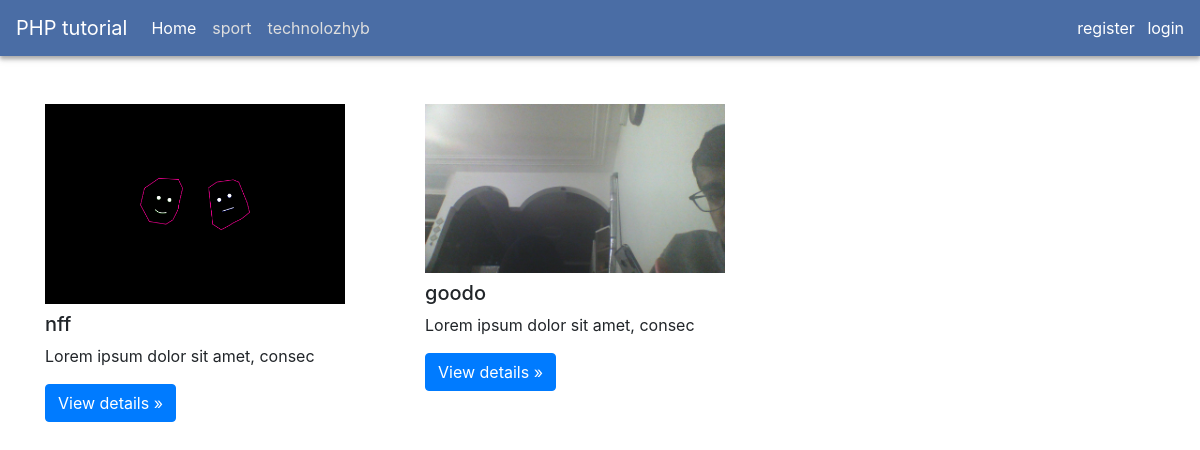
The page / on the database its author committed.
### tables this page shows
CREATE TABLE `categories` (
  `id` int(11) NOT NULL,
  `name` varchar(191) NOT NULL,
  `status` tinyint(4) NOT NULL DEFAULT '1',
  `updated_at` datetime DEFAULT NULL,
  `created_at` datetime NOT NULL
);

CREATE TABLE `posts` (
  `id` int(11) NOT NULL,
  `title` varchar(255) NOT NULL,
  `body` text NOT NULL,
  `category_id` int(11) NOT NULL,
  `image` varchar(191) DEFAULT NULL,
  `status` tinyint(4) NOT NULL DEFAULT '1',
  `updated_at` datetime DEFAULT NULL,
  `created_at` datetime NOT NULL
);

### functions/helpers.php (called while the page is built, shortened)
<?php
function url($url){
    return  trim(BASE_URL , '/ ') . '/' . trim($url , '/ ');
}
function asset($file){
    return  trim(BASE_URL , '/ ') . '/' . trim($file , '/ ');
}

### index.php (the view, shortened to what this page needs)
<?php require_once  'functions/helpers.php' ?>
<?php require_once  'functions/pdo_connection.php';
?>
<!DOCTYPE html>
<html lang="en">
<head>
    <?php require_once  'layouts/header.php'?>
</head>
<body>
<section id="app">
    <?php require_once "layouts/top-nav.php"?>
    <section class="container my-5">
        <section class="row">
            <?php
            global $pdo;
            $query = 'select * from posts where status = 1 order by created_at desc';
            $stmt = $pdo->prepare($query);
            $stmt->execute();
            $posts = $stmt->fetchAll();
            ?>
            <?php foreach ($posts as $post): ?>
            <section class="col-md-4">
                <section class="mb-2 overflow-hidden" style="max-height: 15rem;">
                    <img class="img-fluid"  height="200" width="300" src="<?= asset($post->image) ?>" alt=""></section>
                <h2 class="h5 text-truncate"><?= $post->title ?></h2>
                <p><?= substr($post->body , 0 ,50) ?></p>
                <p><a class="btn btn-primary" href="<?= url('show-post.php?post_id=' . $post->id)?>" role="button">View details »</a></p>
            </section>
            <?php endforeach;  ?>
        </section>
    </section>
</section>
</body>
</html><?php

### layouts/top-nav.php (shortened to what this page needs)
<link rel="stylesheet" href="../assets/css/bootstrap.min.css" media="all" type="text/css">
<link rel="stylesheet" href="../assets/css/style.css" media="all " type="text/css ">
<nav class="navbar navbar-expand-lg navbar-dark bg-blue ">
    <a class="navbar-brand " href="<?= url('panel') ?>">PHP tutorial</a>
    <div class="collapse navbar-collapse " id="navbarSupportedContent ">
        <ul class="navbar-nav mr-auto ">
            <li class="nav-item active ">
                <a class="nav-link " href="<?= url('index.php') ?>">Home <span class="sr-only ">(current)</span></a>
            </li>
            <?php global $pdo;
            $query = "select * from categories";
            $stmt = $pdo->prepare($query);
            $stmt->execute();
            $categories = $stmt->fetchAll();
            ?>
            <?php foreach ($categories as $category) : ?>
            <li class="nav-item ">
                <a class="nav-link " href="<?= url('category.php?category_id=' . $category->id) ?>"><?= $category->name ?></a>
            </li>
            <?php endforeach; ?>
        </ul>
    </div>
    <section class="d-inline ">
        <?php if (!isset($_SESSION['user'])) {  ?>
            <a class="text-decoration-none text-white px-2 " href="<?= url('auth/register.php') ?>">register</a>
            <a class="text-decoration-none text-white " href="<?= url('auth/login.php') ?>">login</a>
        <?php }else{ ?>
            <a class="text-decoration-none text-white px-2 " href="<?= url('auth/logout.php') ?>">logout</a>
        <?php }  ?>
    </section>
</nav>

### assets/css/style.css (style rules this page uses)
.bg-blue { background-color: rgb(74,109,165); box-shadow: 0px 3px 4px #aaaaaa, 0px 4px 8px #ededed; }
.nav-link { color: #dedede!important; }
.active > .nav-link { color: #ffffff!important; }

### rows shown on the page
categories: name "sport"
categories: name "technolozhyb"
posts: image (picture), title "nff", body "Lorem ipsum dolor sit amet, consec"
posts: image (picture), title "goodo", body "Lorem ipsum dolor sit amet, consec"
